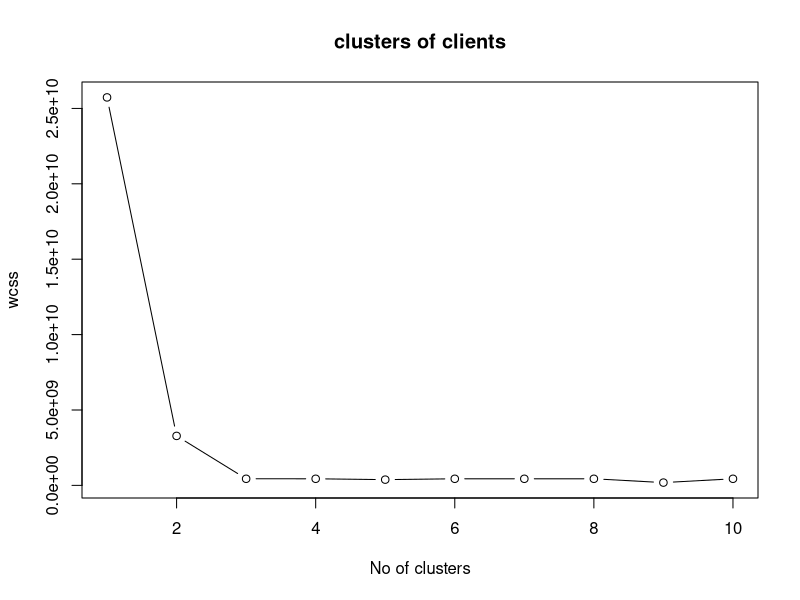
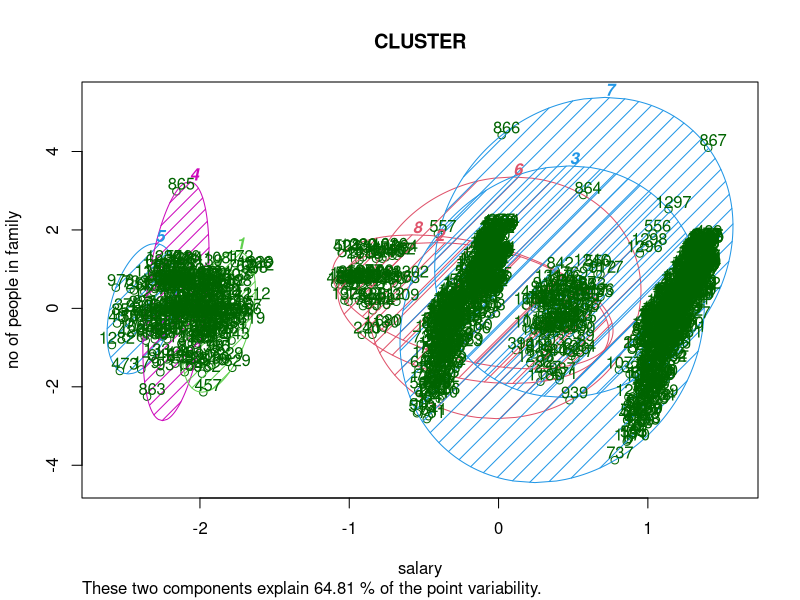

Here is the R script that generated these plots, in order:
# K Mean Clustering
dataset <- read.csv('Test1_Kmean.csv')
X <- dataset[8:11]

# Encoding the categorical data
X$ids_familyrelation_gender = factor(X$ids_familyrelation_gender,
                                           levels = c('Female', 'Male'),
                                           labels = c(0,1))

#Elbow method
set.seed(6)
wcss <- vector()
for(i in 1:10) wcss[i] <- sum(kmeans(X, i)$withinss)
plot(1:10, wcss, type = 'b', main = paste('clusters of clients'), xlab = 'No of clusters', ylab = 'wcss')

# Applying K means to the dataset
options(max.print=999999)
set.seed(29)
kmeans <- kmeans(X, 8, iter.max = 300, nstart = 10)

# Plotting graph
#install.packages('cluster')
library(cluster)
clusplot(X,
         kmeans$cluster,
         lines = 0,
         shade = TRUE,
         color = TRUE,
         labels = 2,
         plotchar = FALSE,
         span = TRUE,
         main = paste('CLUSTER'),
         xlab = 'salary',
         ylab = 'no of people in family')